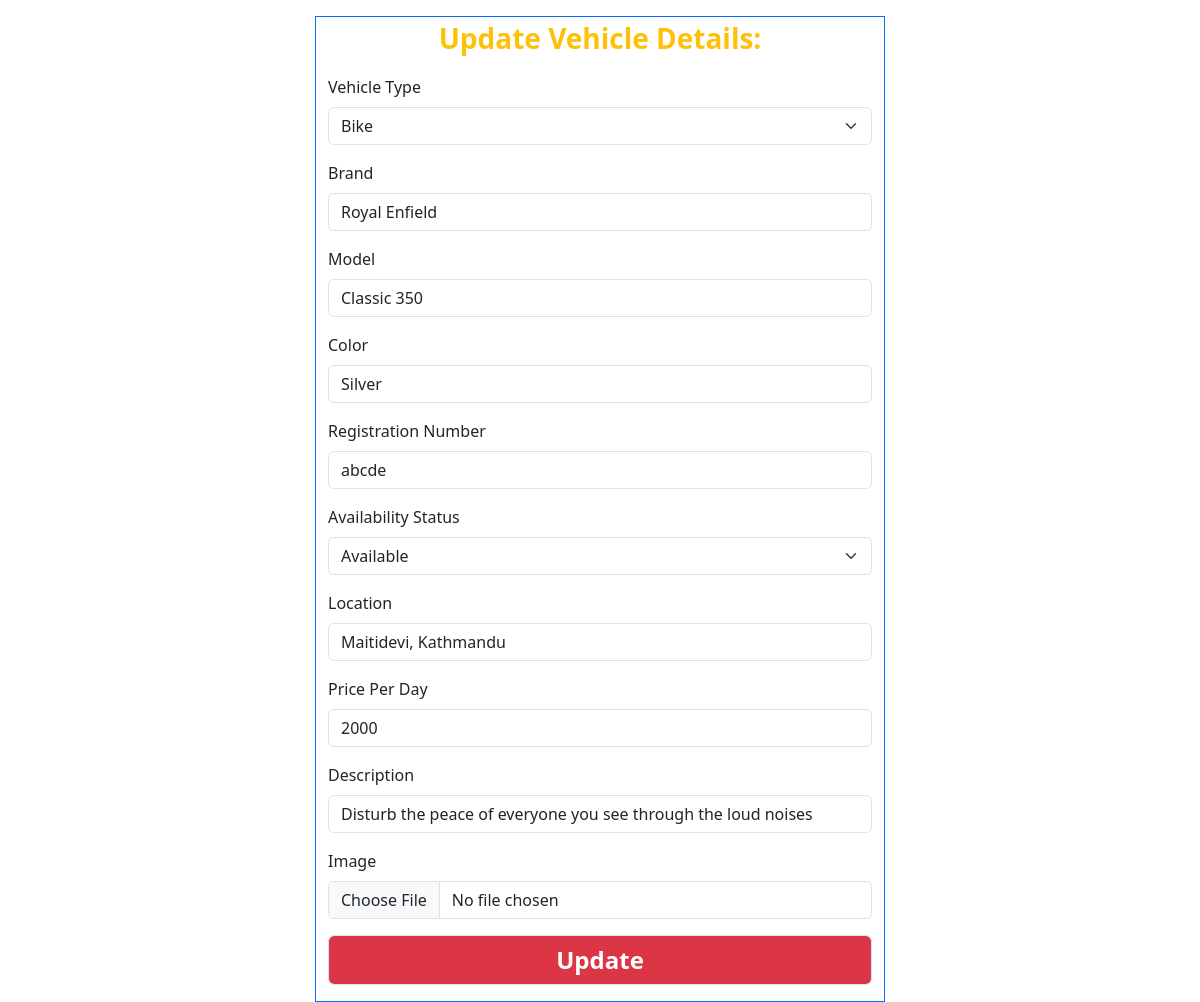
Page /admin/vehicles/update.php?id=1 (signed in) on the committed database.
### tables this page shows
CREATE TABLE `vehicles` (
  `ID` int(11) NOT NULL,
  `Vehicle_Type` varchar(255) NOT NULL,
  `Brand` varchar(255) NOT NULL,
  `Model` varchar(255) NOT NULL,
  `Color` varchar(255) DEFAULT NULL,
  `RegistrationNumber` varchar(255) NOT NULL,
  `AvailabilityStatus` tinyint(1) NOT NULL,
  `Location` varchar(255) DEFAULT NULL,
  `PricePerDay` double NOT NULL,
  `Description` varchar(255) NOT NULL,
  `Image` varchar(200) NOT NULL
);

### admin/vehicles/update.php (the view, shortened to what this page needs)
<!DOCTYPE html>
<html lang="en">
<head>
    <link href="https://cdn.jsdelivr.net/npm/bootstrap@5.3.3/dist/css/bootstrap.min.css" rel="stylesheet">
</head>
<body>
    <?php
    $id = $_GET['id'];
    include ('../../components/connection.php');
    $Record = mysqli_query($conn, "SELECT * FROM `vehicles` WHERE ID = $id");
    $row = mysqli_fetch_array($Record);
    ?>
    <div class="container">
        <div class="row">
            <div class="col-md-6 m-auto border border-primary mt-3">
                <form action="update_action.php" method="POST" enctype="multipart/form-data">
                    <div class="mb-3">
                        <p class="text-center fw-bold fs-3 text-warning">Update Vehicle Details:</p>
                        <label class="form-label">Vehicle Type</label>
                        <select class="form-select" name="Vehicle_Type">
                            <option value="Bike" <?php if ($row['Vehicle_Type'] == 'Bike') echo 'selected'; ?>>Bike</option>
                        </select>
                    </div>
                    <div class="mb-3">
                        <label class="form-label">Brand</label>
                        <input type="text" name="Brand" class="form-control" value="<?php echo $row['Brand']; ?>">
                    </div>
                    <div class="mb-3">
                        <label class="form-label">Model</label>
                        <input type="text" name="Model" class="form-control" value="<?php echo $row['Model']; ?>">
                    </div>
                    <div class="mb-3">
                        <label class="form-label">Color</label>
                        <input type="text" name="Color" class="form-control" value="<?php echo $row['Color']; ?>">
                    </div>
                    <div class="mb-3">
                        <label class="form-label">Registration Number</label>
                        <input type="text" name="Registration_Number" class="form-control" value="<?php echo $row['RegistrationNumber']; ?>">
                    </div>
                    <div class="mb-3">
                        <label class="form-label">Availability Status</label>
                        <select class="form-select" name="AvailabilityStatus">
                            <option value="1" <?php if ($row['AvailabilityStatus'] == 1) echo 'selected'; ?>>Available</option>
                        </select>
                    </div>
                    <div class="mb-3">
                        <label class="form-label">Location</label>
                        <input type="text" name="Location" class="form-control" value="<?php echo $row['Location']; ?>">
                    </div>
                    <div class="mb-3">
                        <label class="form-label">Price Per Day</label>
                        <input type="text" name="PricePerDay" class="form-control" value="<?php echo $row['PricePerDay']; ?>">
                    </div>
                    <div class="mb-3">
                        <label class="form-label">Description</label>
                        <input type="text" name="Description" class="form-control" value="<?php echo $row['Description']; ?>">
                    </div>
                    <div class="mb-3">
                        <label class="form-label">Image</label>
                        <input type="file" name="Image" class="form-control">
                    </div>
                    <button class="bg-danger fs-4 fw-bold my-3 text-white form-control" name="Submit">Update</button>
                </form>
            </div>
        </div>
    </div>
</body>
</html>

### rows in the picture
vehicles: Vehicle_Type "Bike", Brand "Royal Enfield", Model "Classic 350", Color "Silver", Registration_Number "abcde", AvailabilityStatus "Available", Location "Maitidevi, Kathmandu", PricePerDay "2000", Description "Disturb the peace of everyone you see through the loud noises"
